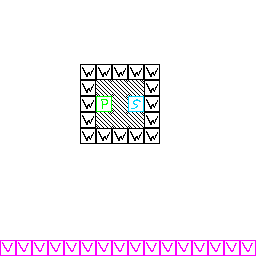

Tiled map render using the project's own tile images. Description and the whole map definition, tile-layer contents included, below:
An orthogonal 16x16 tile map with 16x16 px tiles, 1 tile layer (Tile Layer 1), 2 tilesets.

<map version="1.10" tiledversion="1.10.2" orientation="orthogonal" renderorder="right-down" width="16" height="16" tilewidth="16" tileheight="16" infinite="0" nextlayerid="2" nextobjectid="1">
 <tileset firstgid="1" name="concepts" tilewidth="16" tileheight="16" tilecount="256" columns="16">
  <image source="concepts.png" width="256" height="256" />
 </tileset>
 <tileset firstgid="257" name="concepts" tilewidth="16" tileheight="16" tilecount="256" columns="16">
  <image source="concepts.png" width="256" height="256" />
 </tileset>
 <layer id="1" name="Tile Layer 1" width="16" height="16">
  <data encoding="csv">
20,20,20,20,20,20,20,20,20,20,20,20,20,20,20,20,
20,20,20,20,20,20,20,20,20,20,20,20,20,20,20,20,
20,20,20,20,20,20,20,20,20,20,20,20,20,20,20,20,
20,20,20,20,20,20,20,20,20,20,20,20,20,20,20,20,
20,20,20,20,20,257,257,257,257,257,20,20,20,20,20,20,
20,20,20,20,20,257,19,19,19,257,20,20,20,20,20,20,
20,20,20,20,20,257,258,19,259,257,20,20,20,20,20,20,
20,20,20,20,20,257,19,19,19,257,20,20,20,20,20,20,
20,20,20,20,20,257,257,257,257,257,20,20,20,20,20,20,
20,20,20,20,20,20,20,20,20,20,20,20,20,20,20,20,
20,20,20,20,20,20,20,20,20,20,20,20,20,20,20,20,
20,20,20,20,20,20,20,20,20,20,20,20,20,20,20,20,
20,20,20,20,20,20,20,20,20,20,20,20,20,20,20,20,
20,20,20,20,20,20,20,20,20,20,20,20,20,20,20,20,
20,20,20,20,20,20,20,20,20,20,20,20,20,20,20,20,
5,5,5,5,5,5,5,5,5,5,5,5,5,5,5,5
</data>
 </layer>
</map>
